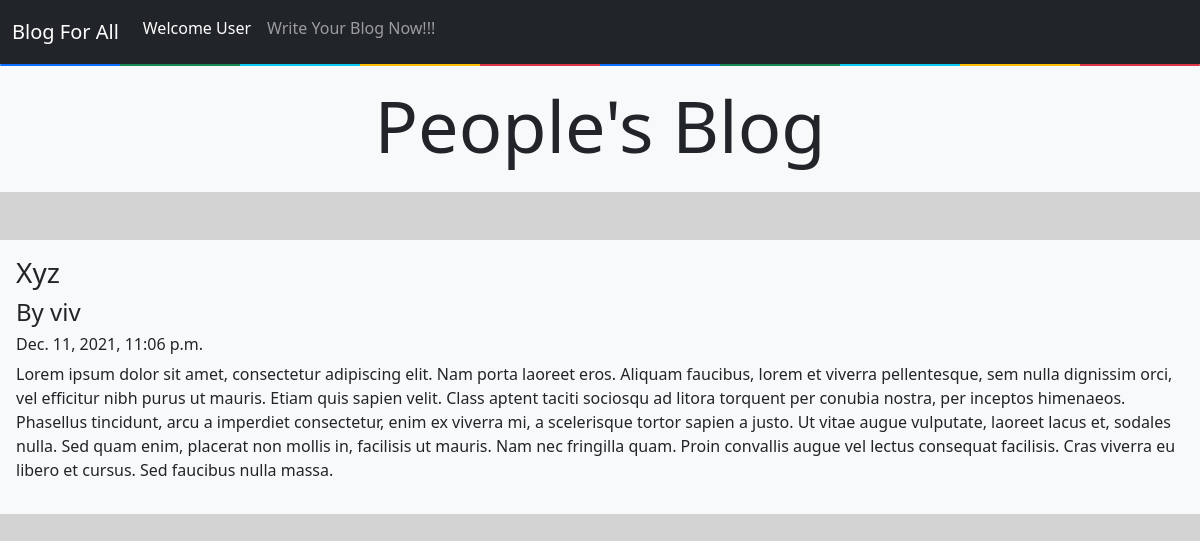
/post/1, run on the app's committed database.
### App/models.py (models this page shows)
class blog_model(models.Model):
    id = models.IntegerField(primary_key=True)
    name = models.CharField(max_length=100, default="")
    blog_title = models.CharField(max_length=100, default="", editable=True)
    content = models.TextField()
    created_at = models.DateTimeField(default=datetime.now, blank=True)

### App/views.py (the view)
# urls.py: path("post/<str:var>", views.post, name="post"),
def post(request, var):
    my_post =  blog_model.objects.get(id = var)
    return render(request, "5_posts.html", {'my_post':my_post})

### templates/5_posts.html (shortened to what this page needs)
{% extends 'base.html' %}
{% block body %}
<div class="container-fluid mt-0 p-0">
  <div class="d-flex justify-content-center bg-light py-3 mb-5">
  <h1 class="display-2"> People's Blog </h1>
  </div>
      <div class="bg-light p-3 mb-3">
      <h3> {{ my_post.blog_title }} </h3>
      <h4> By {{ my_post.name }} </h4>
      <h6> {{ my_post.created_at }} </h6>
      <p>
          {{ my_post.content }}
      </p>
      </div>
</div>
{% endblock body %}

### data on the page
blog_model: blog_title "Xyz", name "viv", created_at "Dec. 11, 2021, 11:06 p.m.", content "Lorem ipsum dolor sit amet, consectetur adipiscing elit. Nam porta laoreet eros. Aliquam faucibus, lorem et viverra pellentesque, sem nulla dignissim orci, vel efficitur nibh purus ut mauris. Etiam quis sapien velit. Class aptent taciti sociosqu ad litora torquent per conubia nostra, per inceptos himenaeos. Phasellus tincidunt, arcu a imperdiet consectetur, enim ex viverra mi, a scelerisque tortor sapien a justo. Ut vitae augue vulputate, laoreet lacus et, sodales nulla. Sed quam enim, placerat non mollis in, facilisis ut mauris. Nam nec fringilla quam. Proin convallis augue vel lectus consequat facilisis. Cras viverra eu libero et cursus. Sed faucibus nulla massa."
